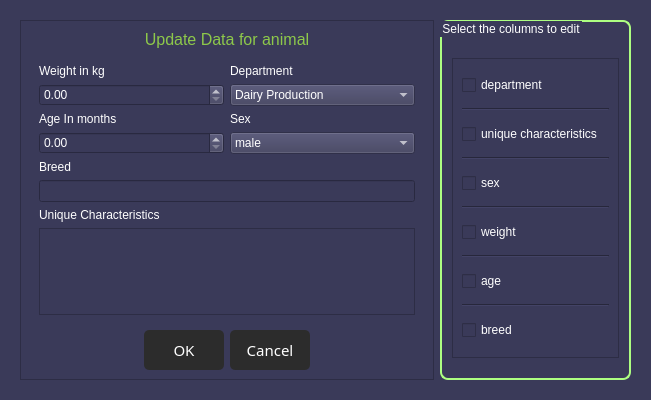
<?xml version="1.0" encoding="UTF-8"?>
<ui version="4.0">
 <class>Dialog</class>
 <widget class="QDialog" name="Dialog">
  <property name="geometry">
   <rect>
    <x>0</x>
    <y>0</y>
    <width>651</width>
    <height>400</height>
   </rect>
  </property>
  <property name="minimumSize">
   <size>
    <width>651</width>
    <height>400</height>
   </size>
  </property>
  <property name="maximumSize">
   <size>
    <width>651</width>
    <height>400</height>
   </size>
  </property>
  <property name="windowTitle">
   <string>Dialog</string>
  </property>
  <property name="styleSheet">
   <string notr="true">*{
background:rgb(58, 58, 89);
color: #fff;
}

QPushButton{
background: #2c2c2c;
color: #fff;
font-family: sans;
font-size: 15px;
border-radius: 5px;
padding: 5px;
}

QPushButton:hover{
background: #eee;
color: #2c2c2c;
}</string>
  </property>
  <layout class="QGridLayout" name="gridLayout">
   <item row="0" column="0">
    <widget class="QFrame" name="mainContainer">
     <property name="styleSheet">
      <string notr="true">#mainContainer{
	border-radius: 6px;
}</string>
     </property>
     <property name="frameShape">
      <enum>QFrame::StyledPanel</enum>
     </property>
     <property name="frameShadow">
      <enum>QFrame::Raised</enum>
     </property>
     <layout class="QGridLayout" name="gridLayout_6">
      <item row="0" column="0">
       <layout class="QVBoxLayout" name="verticalLayout_2">
        <item>
         <widget class="QFrame" name="frame_2">
          <property name="minimumSize">
           <size>
            <width>411</width>
            <height>271</height>
           </size>
          </property>
          <property name="frameShape">
           <enum>QFrame::StyledPanel</enum>
          </property>
          <property name="frameShadow">
           <enum>QFrame::Raised</enum>
          </property>
          <layout class="QGridLayout" name="gridLayout_7">
           <item row="2" column="0">
            <widget class="QFrame" name="frame">
             <property name="minimumSize">
              <size>
               <width>381</width>
               <height>231</height>
              </size>
             </property>
             <property name="styleSheet">
              <string notr="true">#comboBox {
	border: 1px solid #ced4da;
	border-radius: 4px;
	padding-left: 10px;
	padding-top: 10px;
	padding-bottom: 10px;
	background-color: #fff;
	font-size: 12px;
}

#comboBox::drop-down {
    border: 0px;
}

#comboBox::down-arrow {
   image: url(images/icons-svg/arrow-204-32.ico);
    width: 12px;
    height: 12px;
	margin-right:15px;
}

#comboBox:on {
 	border: 4px solid #c2dbfe;
 }

QComboBox QListView {
	font-size: 12px;
	border:1px solid rgba(0,0,0,10%);
	padding:5px;
	background-color: #fff;
	outline: 0px;  /*去虚线*/
}

QComboBox QListView::item{
	padding-left:10px;
	background-color:#FFFFFF;
}
QComboBox QListView::item:hover{
   background-color:#1e90ff;
}
QComboBox QListView::item:selected{
   background-color:#1e90ff;
}

</string>
             </property>
             <layout class="QVBoxLayout" name="verticalLayout_3">
              <item>
               <layout class="QGridLayout" name="gridLayout_5">
                <item row="0" column="0">
                 <layout class="QGridLayout" name="gridLayout_3">
                  <item row="0" column="0">
                   <widget class="QLabel" name="label">
                    <property name="text">
                     <string>Weight in kg</string>
                    </property>
                   </widget>
                  </item>
                  <item row="3" column="0">
                   <widget class="QDoubleSpinBox" name="ageInMonths">
                    <property name="enabled">
                     <bool>false</bool>
                    </property>
                    <property name="maximum">
                     <double>1000.990000000000009</double>
                    </property>
                    <property name="singleStep">
                     <double>0.500000000000000</double>
                    </property>
                   </widget>
                  </item>
                  <item row="1" column="0">
                   <widget class="QDoubleSpinBox" name="animalWeight">
                    <property name="enabled">
                     <bool>false</bool>
                    </property>
                    <property name="maximum">
                     <double>1000.990000000000009</double>
                    </property>
                    <property name="singleStep">
                     <double>0.500000000000000</double>
                    </property>
                   </widget>
                  </item>
                  <item row="2" column="0">
                   <widget class="QLabel" name="label_2">
                    <property name="text">
                     <string>Age In months</string>
                    </property>
                   </widget>
                  </item>
                 </layout>
                </item>
                <item row="0" column="1">
                 <layout class="QGridLayout" name="gridLayout_4">
                  <item row="0" column="0">
                   <widget class="QLabel" name="label_3">
                    <property name="text">
                     <string>Department</string>
                    </property>
                   </widget>
                  </item>
                  <item row="3" column="0">
                   <widget class="QComboBox" name="sexComboBox">
                    <property name="enabled">
                     <bool>false</bool>
                    </property>
                    <item>
                     <property name="text">
                      <string>male</string>
                     </property>
                    </item>
                    <item>
                     <property name="text">
                      <string>female</string>
                     </property>
                    </item>
                   </widget>
                  </item>
                  <item row="2" column="0">
                   <widget class="QLabel" name="label_4">
                    <property name="text">
                     <string>Sex</string>
                    </property>
                   </widget>
                  </item>
                  <item row="1" column="0">
                   <widget class="QComboBox" name="departmentComboBox">
                    <property name="enabled">
                     <bool>false</bool>
                    </property>
                    <property name="styleSheet">
                     <string notr="true"/>
                    </property>
                    <item>
                     <property name="text">
                      <string>Dairy Production</string>
                     </property>
                    </item>
                    <item>
                     <property name="text">
                      <string>Breeding</string>
                     </property>
                    </item>
                    <item>
                     <property name="text">
                      <string>Meat Production</string>
                     </property>
                    </item>
                   </widget>
                  </item>
                 </layout>
                </item>
               </layout>
              </item>
              <item>
               <widget class="QLabel" name="label_5">
                <property name="enabled">
                 <bool>false</bool>
                </property>
                <property name="text">
                 <string>Breed</string>
                </property>
               </widget>
              </item>
              <item>
               <widget class="QLineEdit" name="lineEditBreed">
                <property name="enabled">
                 <bool>false</bool>
                </property>
               </widget>
              </item>
              <item>
               <widget class="QLabel" name="label_6">
                <property name="text">
                 <string>Unique Characteristics</string>
                </property>
               </widget>
              </item>
              <item>
               <widget class="QTextEdit" name="textEdit">
                <property name="enabled">
                 <bool>false</bool>
                </property>
               </widget>
              </item>
             </layout>
            </widget>
           </item>
           <item row="3" column="0">
            <widget class="QDialogButtonBox" name="buttonBox">
             <property name="minimumSize">
              <size>
               <width>289</width>
               <height>0</height>
              </size>
             </property>
             <property name="cursor">
              <cursorShape>PointingHandCursor</cursorShape>
             </property>
             <property name="styleSheet">
              <string notr="true">width: 70px;
height: 30px;</string>
             </property>
             <property name="standardButtons">
              <set>QDialogButtonBox::Cancel|QDialogButtonBox::Ok</set>
             </property>
             <property name="centerButtons">
              <bool>true</bool>
             </property>
            </widget>
           </item>
           <item row="1" column="0">
            <widget class="QLabel" name="animalUpdateTitle">
             <property name="text">
              <string>&lt;html&gt;&lt;head/&gt;&lt;body&gt;&lt;p align=&quot;center&quot;&gt;&lt;span style=&quot; font-size:12pt; color:#8dc84a;&quot;&gt;Update Data for animal&lt;/span&gt;&lt;/p&gt;&lt;/body&gt;&lt;/html&gt;</string>
             </property>
            </widget>
           </item>
          </layout>
         </widget>
        </item>
       </layout>
      </item>
      <item row="0" column="1">
       <widget class="QGroupBox" name="groupBox">
        <property name="minimumSize">
         <size>
          <width>191</width>
          <height>321</height>
         </size>
        </property>
        <property name="styleSheet">
         <string notr="true">
QGroupBox{
border: 2px solid rgb(173, 255, 129);
border-radius: 8px;
}</string>
        </property>
        <property name="title">
         <string>Select the columns to edit</string>
        </property>
        <layout class="QGridLayout" name="gridLayout_2">
         <item row="0" column="0">
          <widget class="QFrame" name="frame">
           <property name="sizePolicy">
            <sizepolicy hsizetype="Preferred" vsizetype="Fixed">
             <horstretch>0</horstretch>
             <verstretch>0</verstretch>
            </sizepolicy>
           </property>
           <property name="minimumSize">
            <size>
             <width>0</width>
             <height>300</height>
            </size>
           </property>
           <property name="frameShape">
            <enum>QFrame::StyledPanel</enum>
           </property>
           <property name="frameShadow">
            <enum>QFrame::Raised</enum>
           </property>
           <layout class="QVBoxLayout" name="verticalLayout">
            <item>
             <widget class="QCheckBox" name="checkBox_6">
              <property name="text">
               <string>department</string>
              </property>
             </widget>
            </item>
            <item>
             <widget class="Line" name="line">
              <property name="orientation">
               <enum>Qt::Horizontal</enum>
              </property>
             </widget>
            </item>
            <item>
             <widget class="QCheckBox" name="checkBox_2">
              <property name="text">
               <string>unique characteristics</string>
              </property>
             </widget>
            </item>
            <item>
             <widget class="Line" name="line_2">
              <property name="orientation">
               <enum>Qt::Horizontal</enum>
              </property>
             </widget>
            </item>
            <item>
             <widget class="QCheckBox" name="checkBox_5">
              <property name="text">
               <string>sex</string>
              </property>
             </widget>
            </item>
            <item>
             <widget class="Line" name="line_3">
              <property name="orientation">
               <enum>Qt::Horizontal</enum>
              </property>
             </widget>
            </item>
            <item>
             <widget class="QCheckBox" name="checkBox">
              <property name="text">
               <string>weight</string>
              </property>
             </widget>
            </item>
            <item>
             <widget class="Line" name="line_4">
              <property name="orientation">
               <enum>Qt::Horizontal</enum>
              </property>
             </widget>
            </item>
            <item>
             <widget class="QCheckBox" name="checkBox_3">
              <property name="text">
               <string>age</string>
              </property>
             </widget>
            </item>
            <item>
             <widget class="Line" name="line_5">
              <property name="orientation">
               <enum>Qt::Horizontal</enum>
              </property>
             </widget>
            </item>
            <item>
             <widget class="QCheckBox" name="checkBox_4">
              <property name="text">
               <string>breed</string>
              </property>
             </widget>
            </item>
           </layout>
          </widget>
         </item>
        </layout>
       </widget>
      </item>
     </layout>
    </widget>
   </item>
  </layout>
 </widget>
 <resources/>
 <connections>
  <connection>
   <sender>checkBox_6</sender>
   <signal>toggled(bool)</signal>
   <receiver>departmentComboBox</receiver>
   <slot>setEnabled(bool)</slot>
   <hints>
    <hint type="sourcelabel">
     <x>474</x>
     <y>51</y>
    </hint>
    <hint type="destinationlabel">
     <x>403</x>
     <y>91</y>
    </hint>
   </hints>
  </connection>
  <connection>
   <sender>checkBox_5</sender>
   <signal>toggled(bool)</signal>
   <receiver>sexComboBox</receiver>
   <slot>setEnabled(bool)</slot>
   <hints>
    <hint type="sourcelabel">
     <x>466</x>
     <y>167</y>
    </hint>
    <hint type="destinationlabel">
     <x>413</x>
     <y>133</y>
    </hint>
   </hints>
  </connection>
  <connection>
   <sender>checkBox</sender>
   <signal>toggled(bool)</signal>
   <receiver>animalWeight</receiver>
   <slot>setEnabled(bool)</slot>
   <hints>
    <hint type="sourcelabel">
     <x>503</x>
     <y>224</y>
    </hint>
    <hint type="destinationlabel">
     <x>177</x>
     <y>92</y>
    </hint>
   </hints>
  </connection>
  <connection>
   <sender>checkBox_3</sender>
   <signal>toggled(bool)</signal>
   <receiver>ageInMonths</receiver>
   <slot>setEnabled(bool)</slot>
   <hints>
    <hint type="sourcelabel">
     <x>476</x>
     <y>274</y>
    </hint>
    <hint type="destinationlabel">
     <x>132</x>
     <y>134</y>
    </hint>
   </hints>
  </connection>
  <connection>
   <sender>checkBox_4</sender>
   <signal>toggled(bool)</signal>
   <receiver>lineEditBreed</receiver>
   <slot>setEnabled(bool)</slot>
   <hints>
    <hint type="sourcelabel">
     <x>470</x>
     <y>330</y>
    </hint>
    <hint type="destinationlabel">
     <x>184</x>
     <y>181</y>
    </hint>
   </hints>
  </connection>
  <connection>
   <sender>checkBox_2</sender>
   <signal>toggled(bool)</signal>
   <receiver>textEdit</receiver>
   <slot>setEnabled(bool)</slot>
   <hints>
    <hint type="sourcelabel">
     <x>497</x>
     <y>114</y>
    </hint>
    <hint type="destinationlabel">
     <x>396</x>
     <y>249</y>
    </hint>
   </hints>
  </connection>
 </connections>
</ui>
